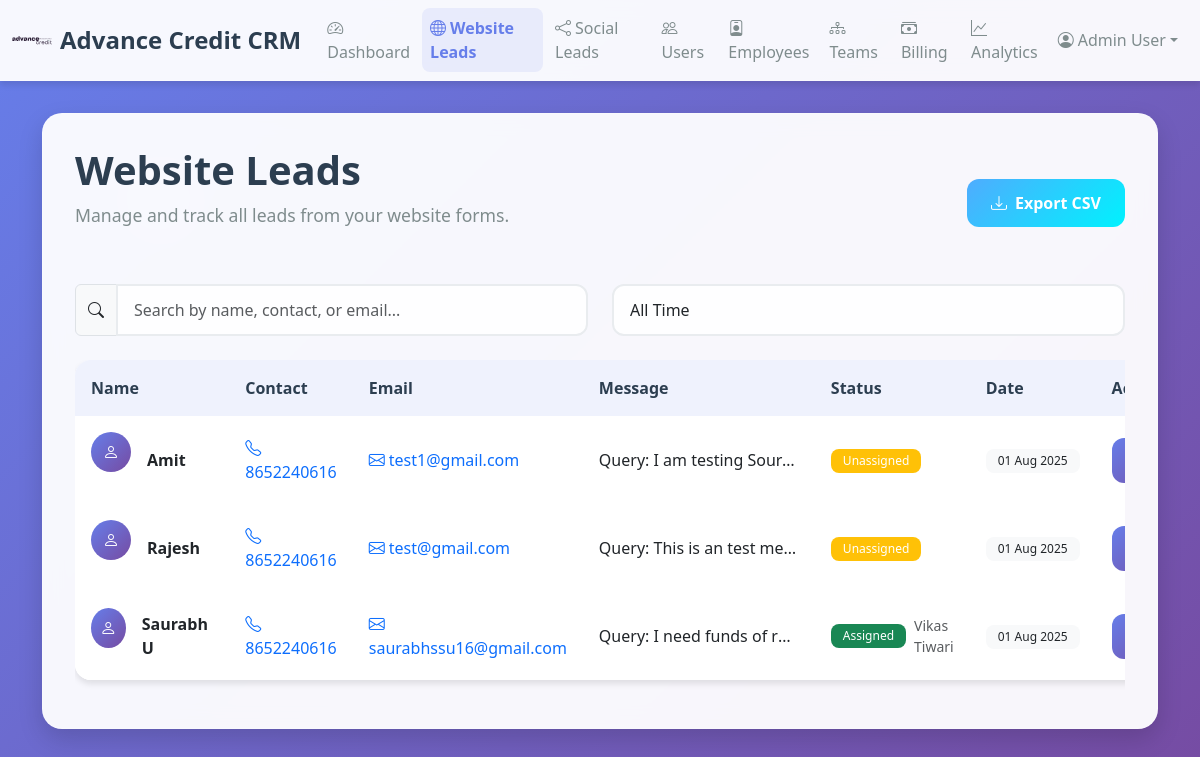
/crm/website-leads (signed in), run on an earlier commit of the app's database.
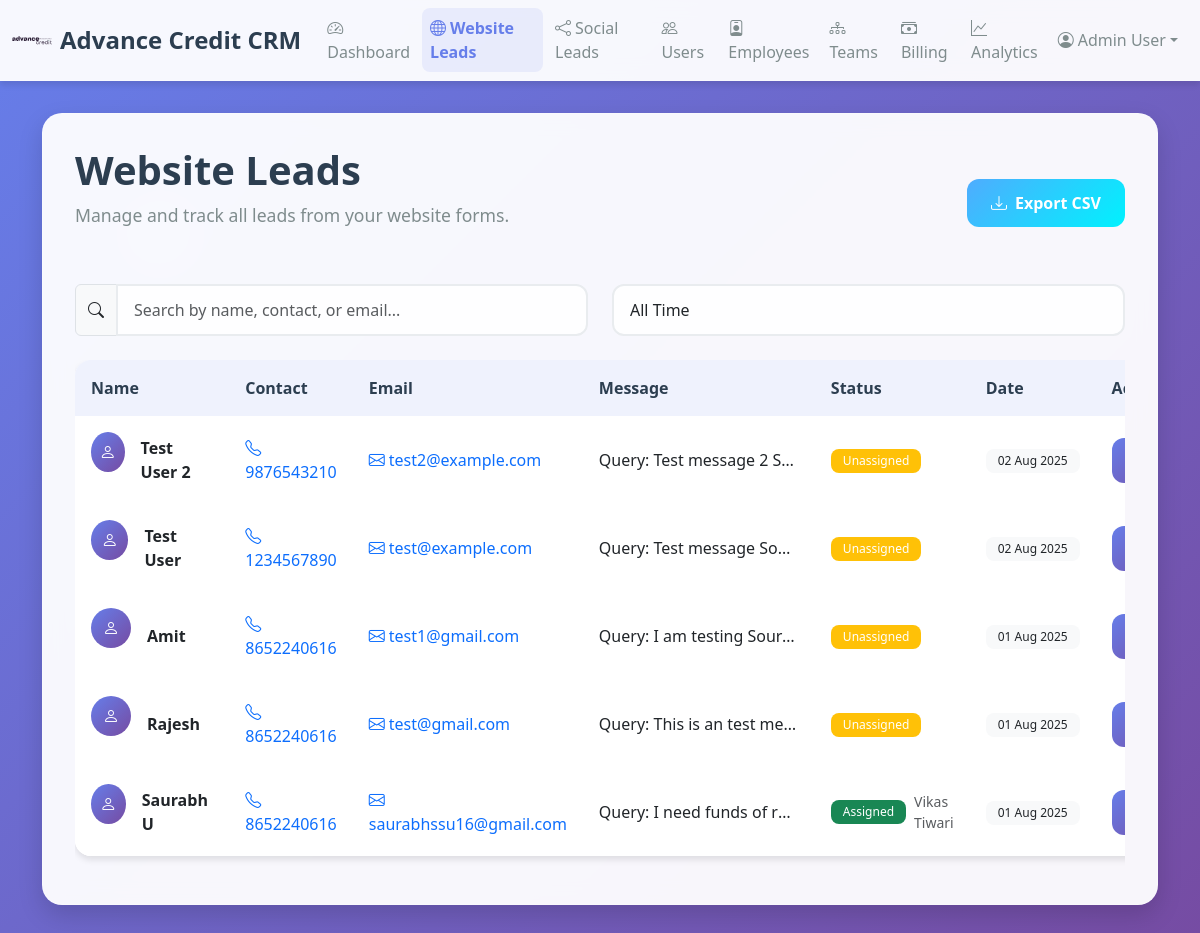
And on a later commit of the database.
### src/shared/crm_models.py (models this page shows)
class WebsiteLead(CRMBase):
    __tablename__ = "website_leads"
    lead_id = Column(Integer, primary_key=True, index=True)
    name = Column(String(128), nullable=False)
    contact = Column(String(64), nullable=False)
    email = Column(String(128))
    message = Column(Text)
    created_at = Column(DateTime, server_default=func.now())

class User(CRMBase):
    __tablename__ = "users"
    user_id = Column(Integer, primary_key=True, index=True)
    name = Column(String(128), nullable=False)
    email = Column(String(128), unique=True, nullable=False)
    phone = Column(String(32), unique=True, nullable=False)
    password_hash = Column(String(128), nullable=False)
    role = Column(String(32), default="employee")
    is_active = Column(Boolean, default=True)
    created_at = Column(DateTime, server_default=func.now())
    employee = relationship("Employee", back_populates="user", uselist=False)

### src/crm/routes.py (the view)
@router.get("/website-leads", response_class=HTMLResponse)
def website_leads_list(request: Request, db: Session = Depends(get_db)):
    if not request.session.get("user_id"):
        return RedirectResponse("/crm/login", status_code=status.HTTP_302_FOUND)
    user_role = request.session.get("user_role")
    employee_id = request.session.get("employee_id")
    if user_role == "admin":
        leads = db.query(WebsiteLead).order_by(WebsiteLead.created_at.desc()).all()
    else:
        if employee_id:
            assigned_leads = db.query(LeadAssignment).filter(
                LeadAssignment.employee_id == employee_id,
                LeadAssignment.lead_type == "website"
            ).all()
            lead_ids = [assignment.lead_id for assignment in assigned_leads]
            leads = db.query(WebsiteLead).filter(WebsiteLead.lead_id.in_(lead_ids)).order_by(WebsiteLead.created_at.desc()).all()
        else:
            leads = []
    for lead in leads:
        assignment = db.query(LeadAssignment).filter(
            LeadAssignment.lead_type == "website",
            LeadAssignment.lead_id == lead.lead_id
        ).first()
        lead.assignment = assignment
    return templates.TemplateResponse("website_leads.html", {"request": request, "leads": leads})

### src/crm/templates/website_leads.html (shortened to what this page needs)
{% extends 'base.html' %}
{% block content %}
<div class="glass-card">
    <div class="d-flex justify-content-between align-items-center mb-4">
        <div>
            <h1 class="page-title">Website Leads</h1>
            <p class="page-subtitle">Manage and track all leads from your website forms.</p>
        </div>
        <div class="d-flex gap-2">
            <button class="btn btn-success-modern btn-modern" onclick="exportToCSV()">
                <i class="bi bi-download me-2"></i>Export CSV
            </button>
        </div>
    </div>
    <div class="row mb-4">
        <div class="col-md-6">
            <div class="input-group">
                <span class="input-group-text"><i class="bi bi-search"></i></span>
                <input type="text" class="form-control form-control-modern" id="searchInput" placeholder="Search by name, contact, or email...">
            </div>
        </div>
        <div class="col-md-6">
            <div class="d-flex gap-2">
                <select class="form-select form-control-modern" id="dateFilter">
                    <option value="">All Time</option>
                </select>
            </div>
        </div>
    </div>
    <div class="table-responsive">
        <table class="table table-modern" id="leadsTable">
            <thead>
                <tr>
                    <th>Name</th>
                    <th>Contact</th>
                    <th>Email</th>
                    <th>Message</th>
                    <th>Status</th>
                    <th>Date</th>
                    <th>Actions</th>
                </tr>
            </thead>
            <tbody>
                {% for lead in leads %}
                <tr>
                    <td>
                        <div class="d-flex align-items-center">
                            <div class="stats-icon primary me-3" style="width: 40px; height: 40px; font-size: 1rem;">
                                <i class="bi bi-person"></i>
                            </div>
                            <div>
                                <strong>{{ lead.name }}</strong>
                            </div>
                        </div>
                    </td>
                    <td>
                        <a href="tel:{{ lead.contact }}" class="text-decoration-none">
                            <i class="bi bi-telephone me-1"></i>{{ lead.contact }}
                        </a>
                    </td>
                    <td>
                        {% if lead.email %}
                        <a href="mailto:{{ lead.email }}" class="text-decoration-none">
                            <i class="bi bi-envelope me-1"></i>{{ lead.email }}
                        </a>
                        {% else %}
                        <span class="text-muted">-</span>
                        {% endif %}
                    </td>
                    <td>
                        <div class="text-truncate" style="max-width: 200px;" title="{{ lead.message }}">
                            {{ lead.message[:50] }}{% if lead.message|length > 50 %}...{% endif %}
                        </div>
                    </td>
                    <td>
                        {% if lead.assignment %}
                        <div class="d-flex align-items-center">
                            <span class="badge badge-modern bg-success me-2">Assigned</span>
                            <small class="text-muted">{{ lead.assignment.employee.user.name }}</small>
                        </div>
                        {% else %}
                        <span class="badge badge-modern bg-warning">Unassigned</span>
                        {% endif %}
                    </td>
                    <td>
                        <span class="badge badge-modern bg-light text-dark">
                            {{ lead.created_at.strftime('%d %b %Y') }}
                        </span>
                    </td>
                    <td>
                        <div class="btn-group" role="group">
                            <a href="/crm/website-leads/{{ lead.lead_id }}" class="btn btn-sm btn-primary-modern btn-modern" title="View Details">
                            </a>
                        </div>
                    </td>
                </tr>
                {% endfor %}
            </tbody>
        </table>
    </div>
</div>
{% endblock %}

### src/crm/templates/base.html (shortened to what this page needs)
<!DOCTYPE html>
<html lang="en">
<head>
    <link href="https://cdn.jsdelivr.net/npm/bootstrap@5.3.0/dist/css/bootstrap.min.css" rel="stylesheet">
    <link href="https://cdn.jsdelivr.net/npm/bootstrap-icons@1.10.0/font/bootstrap-icons.css" rel="stylesheet">
</head>
<body>
    <div class="floating-shapes">
    </div>
    <nav class="navbar navbar-expand-lg">
        <div class="container-fluid">
            <a class="navbar-brand d-flex align-items-center" href="/crm/dashboard">
                <img src="/crm/static/ac-logo-1.svg" alt="Logo" width="40" height="40" class="me-2">
                Advance Credit CRM
            </a>
            <div class="collapse navbar-collapse" id="navbarNav">
                <ul class="navbar-nav me-auto">
                    <li class="nav-item">
                        <a class="nav-link {% if request.url.path == '/crm/dashboard' %}active{% endif %}" href="/crm/dashboard">
                            <i class="bi bi-speedometer2 me-1"></i>Dashboard
                        </a>
                    </li>
                    <li class="nav-item">
                        <a class="nav-link {% if request.url.path.startswith('/crm/website-leads') %}active{% endif %}" href="/crm/website-leads">
                            <i class="bi bi-globe me-1"></i>Website Leads
                        </a>
                    </li>
                    <li class="nav-item">
                        <a class="nav-link {% if request.url.path.startswith('/crm/social-leads') %}active{% endif %}" href="/crm/social-leads">
                            <i class="bi bi-share me-1"></i>Social Leads
                        </a>
                    </li>
                    <li class="nav-item">
                        <a class="nav-link {% if request.url.path.startswith('/crm/users') %}active{% endif %}" href="/crm/users">
                            <i class="bi bi-people me-1"></i>Users
                        </a>
                    </li>
                    <li class="nav-item">
                        <a class="nav-link {% if request.url.path.startswith('/crm/employees') %}active{% endif %}" href="/crm/employees">
                            <i class="bi bi-person-badge me-1"></i>Employees
                        </a>
                    </li>
                    <li class="nav-item">
                        <a class="nav-link {% if request.url.path.startswith('/crm/teams') %}active{% endif %}" href="/crm/teams">
                            <i class="bi bi-diagram-3 me-1"></i>Teams
                        </a>
                    </li>
                    <li class="nav-item">
                        <a class="nav-link {% if request.url.path.startswith('/crm/billing') %}active{% endif %}" href="/crm/billing">
                            <i class="bi bi-cash-stack me-1"></i>Billing
                        </a>
                    </li>
                    <li class="nav-item">
                        <a class="nav-link {% if request.url.path.startswith('/crm/analytics') %}active{% endif %}" href="/crm/analytics">
                            <i class="bi bi-graph-up me-1"></i>Analytics
                        </a>
                    </li>
                </ul>
                <ul class="navbar-nav">
                    {% if request.session.get('user_id') %}
                    <li class="nav-item dropdown">
                        <a class="nav-link dropdown-toggle d-flex align-items-center" href="#" data-bs-toggle="dropdown">
                            <i class="bi bi-person-circle me-1"></i>
                            {{ request.session.get('user_name', 'Profile') }}
                        </a>
                    </li>
                    {% else %}
                    <li class="nav-item">
                        <a class="nav-link" href="/crm/login"><i class="bi bi-box-arrow-in-right me-1"></i>Login</a>
                    </li>
                    {% endif %}
                </ul>
            </div>
        </div>
    </nav>
    <div class="main-container">
        <div class="container">
            {% block content %}{% endblock %}
        </div>
    </div>
</body>
</html>

### src/crm/templates/base.html (style rules this page uses)
:root { --primary-gradient: linear-gradient(135deg, #667eea 0%, #764ba2 100%); --secondary-gradient: linear-gradient(135deg, #f093fb 0%, #f5576c 100%); --success-gradient: linear-gradient(135deg, #4facfe 0%, #00f2fe 100%); --warning-gradient: linear-gradient(135deg, #43e97b 0%, #38f9d7 100%); --danger-gradient: linear-gradient(135deg, #fa709a 0%, #fee140 100%); --glass-bg: rgba(255, 255, 255, 0.95); --glass-border: rgba(255, 255, 255, 0.2); --text-primary: #2c3e50; --text-secondary: #7f8c8d; --shadow-light: 0 4px 6px rgba(0, 0, 0, 0.1); --shadow-medium: 0 10px 25px rgba(0, 0, 0, 0.15); --shadow-heavy: 0 20px 40px rgba(0, 0, 0, 0.1); }
body { background: var(--primary-gradient); min-height: 100vh; font-family: 'Segoe UI', Tahoma, Geneva, Verdana, sans-serif; color: var(--text-primary); }
.navbar { background: var(--glass-bg); backdrop-filter: blur(10px); border-bottom: 1px solid var(--glass-border); box-shadow: var(--shadow-light); }
.navbar-brand { font-weight: 700; font-size: 1.5rem; color: var(--text-primary) !important; }
.nav-link { color: var(--text-secondary) !important; font-weight: 500; transition: all 0.3s ease; border-radius: 8px; margin: 0 2px; }
.nav-link.active { color: #667eea !important; background: rgba(102, 126, 234, 0.1); font-weight: 600; }
.main-container { min-height: calc(100vh - 80px); padding: 2rem 0; }
.glass-card { background: var(--glass-bg); backdrop-filter: blur(10px); border-radius: 20px; border: 1px solid var(--glass-border); box-shadow: var(--shadow-medium); padding: 2rem; margin-bottom: 2rem; }
.stats-icon { width: 60px; height: 60px; border-radius: 50%; display: flex; align-items: center; justify-content: center; font-size: 1.5rem; color: white; margin-bottom: 1rem; }
.stats-icon.primary { background: var(--primary-gradient); }
.btn-modern { border-radius: 12px; padding: 12px 24px; font-weight: 600; transition: all 0.3s ease; border: none; }
.btn-primary-modern { background: var(--primary-gradient); color: white; }
.btn-success-modern { background: var(--success-gradient); color: white; }
.table-modern { background: var(--glass-bg); backdrop-filter: blur(10px); border-radius: 16px; overflow: hidden; box-shadow: var(--shadow-light); }
.table-modern thead th { background: rgba(102, 126, 234, 0.1); border: none; color: var(--text-primary); font-weight: 600; padding: 1rem; }
.table-modern tbody td { border: none; padding: 1rem; vertical-align: middle; }
.form-control-modern { border-radius: 12px; border: 2px solid #e9ecef; padding: 12px 16px; transition: all 0.3s ease; background: rgba(255, 255, 255, 0.9); }
.page-title { color: var(--text-primary); font-weight: 700; font-size: 2.5rem; margin-bottom: 0.5rem; }
.page-subtitle { color: var(--text-secondary); font-size: 1.1rem; margin-bottom: 2rem; }
.floating-shapes { position: fixed; top: 0; left: 0; width: 100%; height: 100%; overflow: hidden; z-index: -1; pointer-events: none; }
.badge-modern { border-radius: 8px; padding: 6px 12px; font-weight: 500; }

What changed in the data, as far as the page shows it:
added WebsiteLead: name "Test User 2", contact "9876543210", email "test2@example.com", message "Query: Test message 2 S…", shows "Unassigned", created_at "02 Aug 2025"
added WebsiteLead: name "Test User", contact "1234567890", email "test@example.com", message "Query: Test message So…", shows "Unassigned", created_at "02 Aug 2025"
